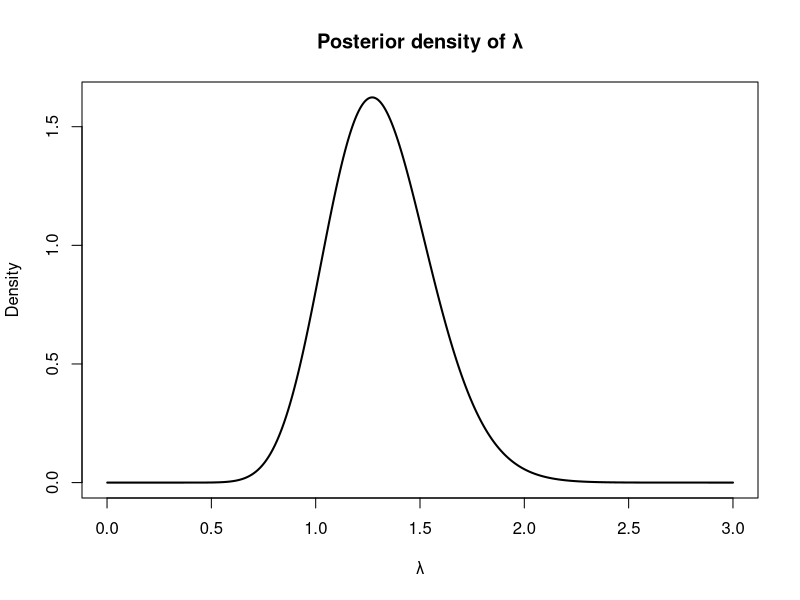

The R script that drew this image:

# Question 1
# uncomment and define your function here:
f <- function(lambda, y) {
  return(mean(y) - lambda / (1 - exp(-lambda)))
}


y_vals <- rep(c(1, 2, 3, 5), times=c(12, 14, 3, 1))
print(f(2.3, y_vals))

# Question 2
# Use uniroot with f() here:

mle_lambda <- uniroot(f, lower = 1, upper = 10, y = y_vals)
mle_lambda <- mle_lambda$root
print(mle_lambda)
# And so on..

alpha <- 0.001
beta <- 1000
integrand_fn <- function(lambda, y, alpha, beta) {
    n <- length(y)
    log_value <- (sum(y) + alpha - 1) * log(lambda) - lambda * (n + 1 / beta) -
        n * log(1 - exp(-lambda))
    exp(log_value)
}
g <- Vectorize(integrand_fn, vectorize.args = c("lambda"))
K <- integrate(g, 0, Inf, y=y_vals, alpha=alpha, beta=beta, abs.tol = 1.0e-16)
K <- K$value

lam_val <- seq(0, 3, by=0.001)
sad <- g(lam_val, y = y_vals, alpha = alpha, beta = beta) / K

plot(lam_val, sad, type = "l", lwd = 2, ylab = "Density", xlab = "λ", main = "Posterior density of λ")

df <- data.frame("x" = lam_val, "y" = sad)
df <- na.omit(df)
posterior_mode_lambda <- df[df["y"] == max(df["y"]), 1]
